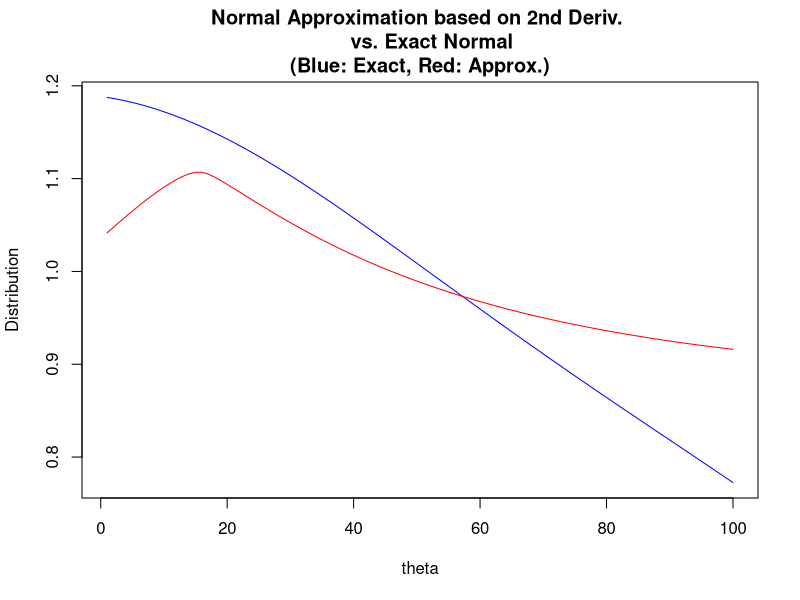

Write the R code that produced this figure.
## ---- chunk 1
knitr::opts_chunk$set(echo = TRUE)
## ---- chunk 2
theta = 1
totalN = 100
f = function(x) {
  y = c(-2, -1, 0, 1.5, 2)
  value1 = 0
  value2 = 0
  for (i in 1:length(y)) {
    value1 = value1 + (x-y[i])/(1+(x-y[i])^2)
    value2 = value2 - ((x-y[i])^2-1)/(1+(x-y[i])^2)^2
  }
  
  return(c(value1,value2))
} # End of function

eta = 0.01
pb = progress::progress_bar$new(total = totalN)
thetaList = matrix(0L, 1, totalN)
secondOrderLogPosterior = c()
for (i in 1:totalN) {
  v = f(theta)
  secondOrderLogPosterior = c(secondOrderLogPosterior, v[2])
  theta = theta-eta*v[1]/v[2]
  thetaList[i] = theta
  pb$tick()
} # End of loop

print(theta)
## ---- chunk 3
# sampling distribution
sampleDistribution = function(y, theta) {
  d0 = NULL
  for (i in 1:length(theta)) { d0 = c(d0, prod(dcauchy(y, theta[i]))) }
  return(d0)
} # finished function definition

# data
y = c(-2, -1, 0, 1.5, 2)
step = 0.01
theta = seq(0, 1, step)[-1]

# unnormalized f
unnormalizedDistribution = sampleDistribution(y, theta)

# normalized f
normalizedDistribution = unnormalizedDistribution / (step*sum(unnormalizedDistribution))

# approximated
approximatedAnnormalizedDistribution = sampleDistribution(
  y, secondOrderLogPosterior)
normalizedApproxDist = approximatedAnnormalizedDistribution / 
  (step*sum(approximatedAnnormalizedDistribution))

# plot
plot(1:totalN, normalizedDistribution, 
     type = "l", xlab = "theta", ylab = "Distribution", col = "blue",
     main = "Normal Approximation based on 2nd Deriv. 
     vs. Exact Normal \n(Blue: Exact, Red: Approx.)")
lines(1:totalN, normalizedApproxDist, col = "red")
